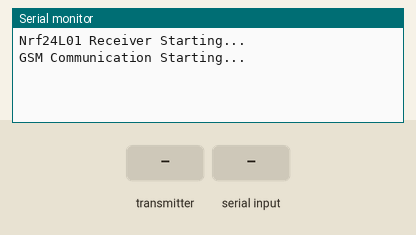
Recording of a sketch running on a simulated Arduino Uno, built with avr-gcc and run on an emulated ATmega328P. Shown: the last lines printed to the serial monitor. Inputs (shaded band) come from the test bench. No radio packets arrive unless stated; the modem accepts every AT command (registered, SIM ready, sends succeed) and sends nothing else.

Above: at 3.2 s.
3.3 s: the transmitter starts sending bus_id = 0
At 9.7 s:
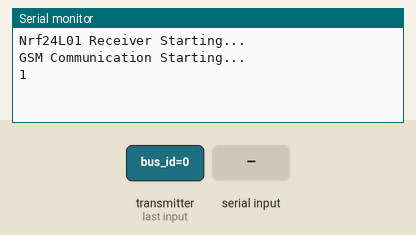
10.5 s: "0" received over the second serial link
14.5 s: "2" received over the second serial link
At 15.9 s:
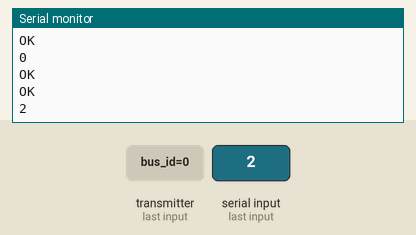

Measured:
- after the input at 3.3 s, the serial monitor: prints a new line after 5.7 s (image 1)
- after the input at 14.5 s, the serial monitor: prints a new line after 0.56 s (image 2)

The sketch:

BusStop.ino
```cpp
/***********************************-----( Bus Stop )-----*********************************/
/********************-----( Receiving RFID & Sending Data via GSM )-----*******************/

/*-----( Import needed libraries )-----*/
#include <SPI.h>
#include <nRF24L01.h>
#include <RF24.h>
#include <SoftwareSerial.h>
/*-----( Declare Constants and Pin Numbers )-----*/
#define CE_PIN   9
#define CSN_PIN 10
#define RX_PIN 2
#define TX_PIN 3

#define NUM_OF_BUSES 25
//#define DEBUG_DAM

volatile bool done = false;

const uint64_t pipe = 0xE8E8F0F0E2LL; // Define the transmiting pipe

/*-----( Declare objects )-----*/
RF24 radio(CE_PIN, CSN_PIN); // Create a Radio
SoftwareSerial mySerial(RX_PIN, TX_PIN);  // RX, TX

/*-----( Declare Variables )-----*/
int bus_id;   //Variable holding the ID of the particular bus
int bus_id_array[NUM_OF_BUSES];   // To store several Bus IDs
int index = 1;    // To keep track of the next array index
String httpURLbegin = "at+httppara=\"URL\",\"http://daminda.16mb.com/AddingData.php?BusStopID=1&BusID=";
String httpURLend = "\"";
String httpURL;   // To store the URL to send data to the online database


void setup()    /****************** SETUP ******************/
{
  Serial.begin(9600);
  delay(2000);
  Serial.println("Nrf24L01 Receiver Starting...");
  radio.begin();
  radio.openReadingPipe(1,pipe);
  radio.startListening();
  Serial.println("GSM Communication Starting...");
  mySerial.begin(9600);  // Speed port for connection to the Arduino GSM module
  mySerial.println("AT");
  bus_id_array[0] = 0;  // To avoid the garbage value error while checking the bus_id_array[index-1]
}//--(end setup )---


void loop()     /****************** LOOP *******************/
{
  delay(5000);
  RFIDReceive();
  delay(2000);
  GSMCommunication();
}//--(end main loop )---


void RFIDReceive(){
  if ( radio.available() )
  {
    // Read the data payload until we've received everything
    done = false;
    delay(2000);
    while (!done)
    {
      // Fetch the data payload
      done = radio.read( &bus_id, sizeof(bus_id) );
      Serial.println(done);

      if (bus_id_array[index-1] != bus_id){   // To avoid storing the same bus_id in the array
        bus_id_array[index] = bus_id;
        index++;
      }
      if(bus_id_array[index-1] == 255){
        Serial.println("Kottawa - Mount Lavinia bus is going");
      }
      if( index >= NUM_OF_BUSES){
        index = NUM_OF_BUSES - 1;
      }
//      delay(1000);
    }
  }
  else
  {
      Serial.println("No buses are going");
      delay(3000);
  }
} // End RFIDReceive Method


void GSMCommunication(){
  if(mySerial.available()){
    Serial.write(mySerial.read());
  }
  if(Serial.available()){
    mySerial.write(Serial.read());
  }
  Serial.println("Connecting...");
  mySerial.println("AT+CGATT=1");   // Attach GPRS
  delay(2000);
  readResponse();
  mySerial.println("AT+CGDCONT=1,\"IP\",\"EBB\"");    // Define a PDP(Packet Data Protocol) as contextID=1, IPConnection, APN=EBB
  delay(2000);
  readResponse();
  mySerial.println("AT+CGACT=1,1");   // Set up session parameters(activate, contextID);
  delay(2000);
  readResponse();
  mySerial.println("AT+SAPBR=3,1,\"APN\",\"EBB\"");    // Define the APN=EBB
  delay(2000);
  readResponse();
  mySerial.println("AT+SAPBR=1,1");   // Set up session parameters(activate, contextID);
  delay(2000);
  readResponse();

  mySerial.println("AT+HTTPINIT");     // Initiate HTTP service
  delay(2000);
  readResponse();
  mySerial.println("AT+HTTPPARA=\"CID\",1");    // Set the HTTP session
  delay(2000);
  readResponse();

    #ifdef DEBUG_DAM
      bus_id_array[index] = 320;
      index++;
    #endif

  while (index > 1){
    httpURL = httpURLbegin + bus_id_array[--index] + httpURLend;

    #ifdef DEBUG_DAM
      Serial.println("Checking the httpURL");
      Serial.println(httpURL);
    #endif

    mySerial.println(httpURL);  // Set the HTTP URL
    delay(2000);
    readResponse();
    mySerial.println("AT+HTTPACTION=0");    // Start the session
    delay(5000);
    readResponse();        // If successful return code = *,200,*
  }
  mySerial.println("AT+HTTPREAD");      // Read the data of HTTP server
  delay(2000);
  readResponse();
  mySerial.println("AT+HTTPTERM");        // Terminate the HTTP service'
  delay(2000);
  readResponse();

  mySerial.println("AT+CGACT=0,1");   // Deactivate the PDP context - No additional data send or receive
  delay(2000);
  readResponse();
  mySerial.println("AT+CGATT=0");     // Detach GPRS
  delay(2000);
  readResponse();
  Serial.println("Disconnected");
  delay(3000);
} // End GSMCommunication Method

void readResponse(){  // A method to make easy the reading the response for AT commands from GSM module
  while (mySerial.available()){
    Serial.print((char)mySerial.read());
  }
  Serial.println("");
} // End readResponse Method

//*********( THE END )***********
```
